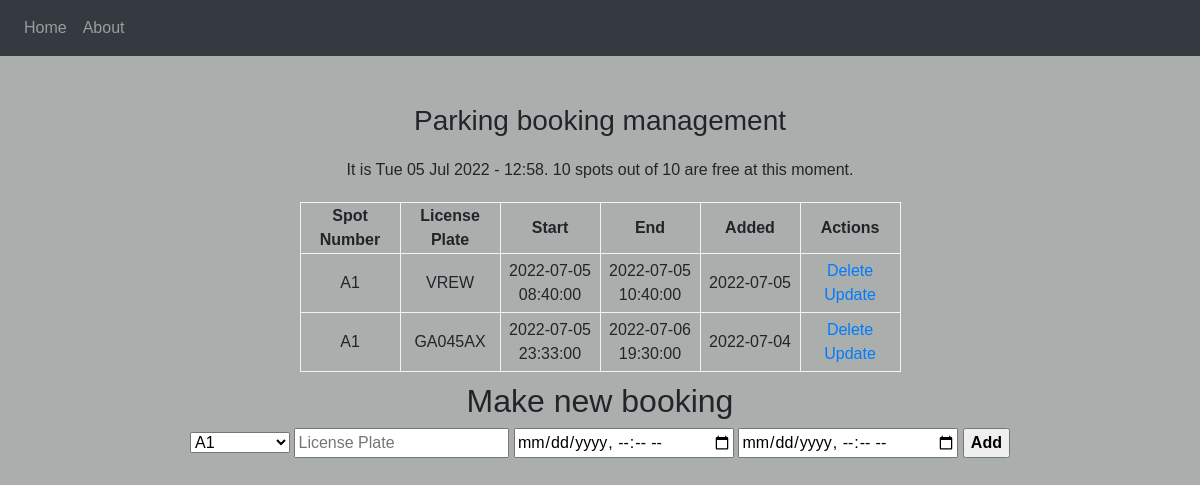
Before: / with the older database file.
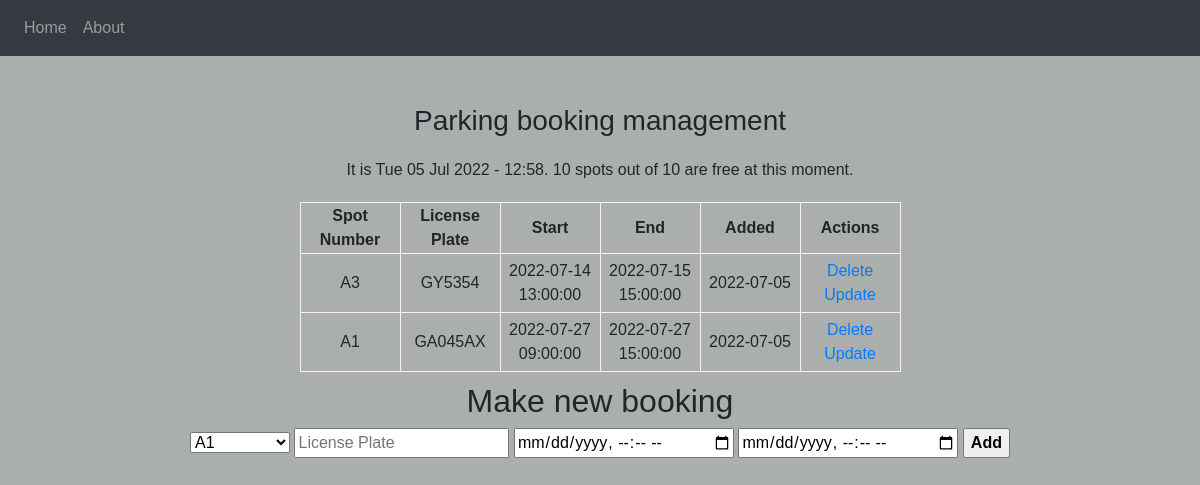
After: the same page with the newer database file.
### app.py (models this page shows, shortened)
class Parking(db.Model):
    id = db.Column(db.Integer, primary_key=True)
    spot_number = db.Column(db.String(2))
    license_plate = db.Column(db.String(10))
    start = db.Column(db.String(20))
    end = db.Column(db.String(20))
    date_created = db.Column(db.DateTime, default=datetime.utcnow)

### app.py (the view, shortened to what this page needs)
@app.route('/', methods=['POST', 'GET'])
def index():
    df = pd.read_sql('parking', 'sqlite:///parking_booking.db')
    df['start'] = pd.to_datetime(df['start'])
    df['end'] = pd.to_datetime(df['end'])
    print(df.shape)
    bookings = Parking.query.order_by(Parking.start.asc()).all()
    time_now = str(datetime.now().strftime('%a %d %b %Y - %H:%M'))
    free_spots = 10 - np.size(np.where((time_now >= df['start']) & (time_now <= df['end'])))
    return render_template('index.html', bookings = bookings, time_now = time_now , free_spots = free_spots)

### templates/index.html (shortened to what this page needs)
{% extends 'base.html' %}
{% block body %}
<div class="content">
    <h3 style="text-align: center">Parking booking management</h3>
    <div id="time"> It is {{ time_now }}. {{free_spots}} spots out of 10 are free at this moment. </div>
    {% if bookings|length < 1 %} <h4 style="text-align: center">No bookings have been made.</h4>
        {% else %}
        <table>
            <tr>
                <th>Spot Number</th>
                <th>License Plate</th>
                <th>Start</th>
                <th>End</th>
                <th>Added</th>
                <th>Actions</th>
            </tr>
            {% for booking in bookings %}
            <tr>
                <td class="booking">{{ booking.spot_number }}</td>
                <td>{{ booking.license_plate }}</td>
                <td>{{ booking.start }}</td>
                <td>{{ booking.end }}</td>
                <td>{{ booking.date_created.date() }}</td>
                <td>
                    <a href="/delete/{{booking.id}}">Delete</a>
                    <br>
                    <a href="/update/{{booking.id}}">Update</a>
                </td>
            </tr>
            {% endfor %}
        </table>
        {% endif %}
        <div class="form">
            <h2>Make new booking</h2>
            <form action="/" method="POST">
                <select type="text" name="spot_number" id="spot_number" placeholder="Spot Number">
                    <option value="A1">A1</option>
                </select>
                <input type="text" name="license_plate" id="license_plate" placeholder="License Plate" required>
                <input type="datetime-local" name="start" id="start" placeholder="Start" required>
                <input type="datetime-local" name="end" id="end" placeholder="End" required>
                <input type="submit" value="Add" style='font-weight: bold;'>
            </form>
        </div>
</div>
{% endblock %}

Changed rows visible on the page:
changed Parking (number 1 of 2 on the later page): spot_number "A1" → "A3"; license_plate "VREW" → "GY5354"; start "2022-07-05 08:40:00" → "2022-07-14 13:00:00"; end "2022-07-05 10:40:00" → "2022-07-15 15:00:00"
changed Parking "GA045AX": start "2022-07-05 23:33:00" → "2022-07-27 09:00:00"; end "2022-07-06 19:30:00" → "2022-07-27 15:00:00"; date_created "2022-07-04" → "2022-07-05"
